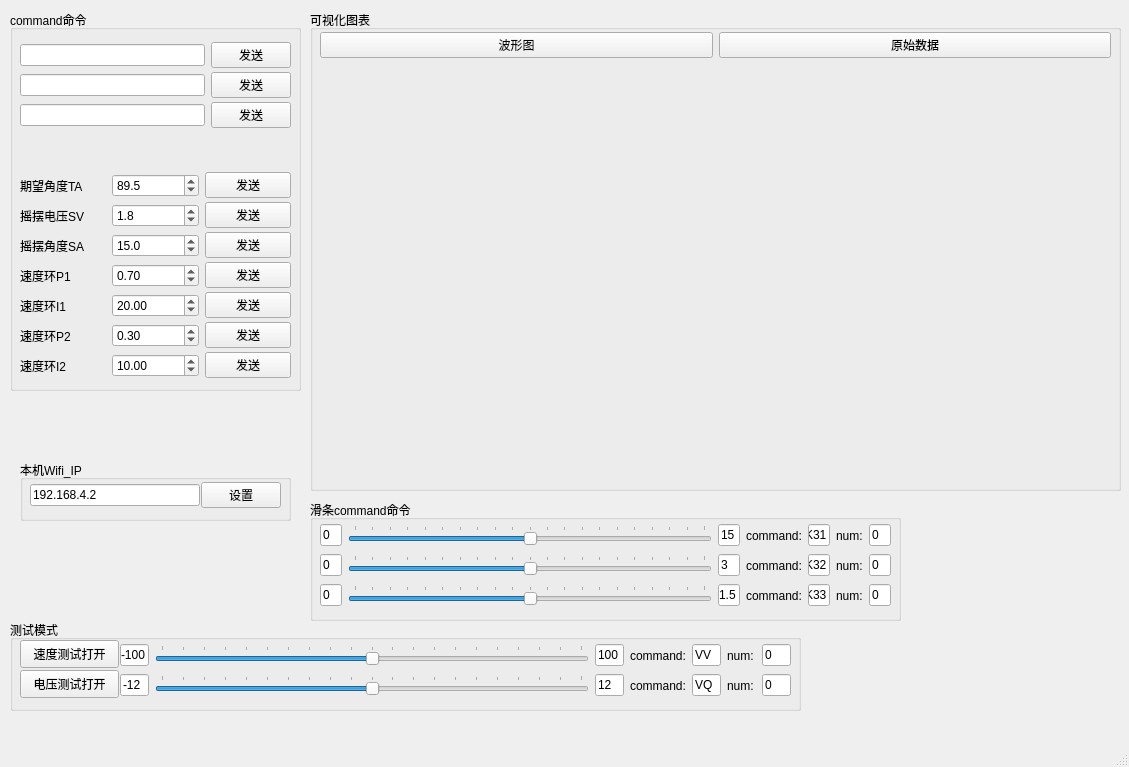
<?xml version="1.0" encoding="UTF-8"?>
<ui version="4.0">
 <class>MainWindow</class>
 <widget class="QMainWindow" name="MainWindow">
  <property name="geometry">
   <rect>
    <x>0</x>
    <y>0</y>
    <width>1129</width>
    <height>767</height>
   </rect>
  </property>
  <property name="windowTitle">
   <string>MainWindow</string>
  </property>
  <widget class="QWidget" name="centralwidget">
   <widget class="QGroupBox" name="groupBox">
    <property name="geometry">
     <rect>
      <x>20</x>
      <y>460</y>
      <width>271</width>
      <height>61</height>
     </rect>
    </property>
    <property name="title">
     <string>本机Wifi_IP</string>
    </property>
    <widget class="QWidget" name="horizontalLayoutWidget">
     <property name="geometry">
      <rect>
       <x>10</x>
       <y>20</y>
       <width>251</width>
       <height>31</height>
      </rect>
     </property>
     <layout class="QHBoxLayout" name="horizontalLayout">
      <property name="spacing">
       <number>1</number>
      </property>
      <item>
       <widget class="QLineEdit" name="wifi_IP_lineEdit">
        <property name="text">
         <string>192.168.4.2</string>
        </property>
       </widget>
      </item>
      <item>
       <widget class="QPushButton" name="wifi_config_pushButton">
        <property name="text">
         <string>设置</string>
        </property>
       </widget>
      </item>
     </layout>
    </widget>
   </widget>
   <widget class="QGroupBox" name="groupBox_2">
    <property name="geometry">
     <rect>
      <x>310</x>
      <y>10</y>
      <width>811</width>
      <height>481</height>
     </rect>
    </property>
    <property name="title">
     <string>可视化图表</string>
    </property>
    <widget class="QWidget" name="gridLayoutWidget">
     <property name="geometry">
      <rect>
       <x>10</x>
       <y>50</y>
       <width>791</width>
       <height>371</height>
      </rect>
     </property>
     <layout class="QGridLayout" name="gridLayout"/>
    </widget>
    <widget class="QWidget" name="horizontalLayoutWidget_4">
     <property name="geometry">
      <rect>
       <x>10</x>
       <y>420</y>
       <width>791</width>
       <height>51</height>
      </rect>
     </property>
     <layout class="QHBoxLayout" name="tool_layout"/>
    </widget>
    <widget class="QWidget" name="horizontalLayoutWidget_6">
     <property name="geometry">
      <rect>
       <x>10</x>
       <y>20</y>
       <width>791</width>
       <height>31</height>
      </rect>
     </property>
     <layout class="QHBoxLayout" name="tool_layout_2">
      <item>
       <widget class="QPushButton" name="wave_pushButton">
        <property name="text">
         <string>波形图</string>
        </property>
       </widget>
      </item>
      <item>
       <widget class="QPushButton" name="raw_pushButton">
        <property name="text">
         <string>原始数据</string>
        </property>
       </widget>
      </item>
     </layout>
    </widget>
   </widget>
   <widget class="QGroupBox" name="groupBox_3">
    <property name="geometry">
     <rect>
      <x>10</x>
      <y>10</y>
      <width>291</width>
      <height>381</height>
     </rect>
    </property>
    <property name="title">
     <string>command命令</string>
    </property>
    <widget class="QWidget" name="horizontalLayoutWidget_7">
     <property name="geometry">
      <rect>
       <x>10</x>
       <y>30</y>
       <width>271</width>
       <height>31</height>
      </rect>
     </property>
     <layout class="QHBoxLayout" name="horizontalLayout_1">
      <item>
       <widget class="QLineEdit" name="wifi_command_lineEdit_1"/>
      </item>
      <item>
       <widget class="QPushButton" name="wifi_command_pushButton_1">
        <property name="text">
         <string>发送</string>
        </property>
       </widget>
      </item>
     </layout>
    </widget>
    <widget class="QWidget" name="horizontalLayoutWidget_8">
     <property name="geometry">
      <rect>
       <x>10</x>
       <y>60</y>
       <width>271</width>
       <height>31</height>
      </rect>
     </property>
     <layout class="QHBoxLayout" name="horizontalLayout_2">
      <item>
       <widget class="QLineEdit" name="wifi_command_lineEdit_2"/>
      </item>
      <item>
       <widget class="QPushButton" name="wifi_command_pushButton_2">
        <property name="text">
         <string>发送</string>
        </property>
       </widget>
      </item>
     </layout>
    </widget>
    <widget class="QWidget" name="horizontalLayoutWidget_9">
     <property name="geometry">
      <rect>
       <x>10</x>
       <y>90</y>
       <width>271</width>
       <height>31</height>
      </rect>
     </property>
     <layout class="QHBoxLayout" name="horizontalLayout_3">
      <item>
       <widget class="QLineEdit" name="wifi_command_lineEdit_3"/>
      </item>
      <item>
       <widget class="QPushButton" name="wifi_command_pushButton_3">
        <property name="text">
         <string>发送</string>
        </property>
       </widget>
      </item>
     </layout>
    </widget>
    <widget class="QWidget" name="horizontalLayoutWidget_13">
     <property name="geometry">
      <rect>
       <x>10</x>
       <y>160</y>
       <width>271</width>
       <height>31</height>
      </rect>
     </property>
     <layout class="QHBoxLayout" name="horizontalLayout_17">
      <item>
       <widget class="QLabel" name="label_16">
        <property name="text">
         <string>期望角度TA</string>
        </property>
       </widget>
      </item>
      <item>
       <widget class="QDoubleSpinBox" name="TA_doubleSpinBox">
        <property name="decimals">
         <number>1</number>
        </property>
        <property name="maximum">
         <double>120.000000000000000</double>
        </property>
        <property name="singleStep">
         <double>0.500000000000000</double>
        </property>
        <property name="value">
         <double>89.500000000000000</double>
        </property>
       </widget>
      </item>
      <item>
       <widget class="QPushButton" name="TA_pushButton">
        <property name="text">
         <string>发送</string>
        </property>
       </widget>
      </item>
     </layout>
    </widget>
    <widget class="QWidget" name="horizontalLayoutWidget_12">
     <property name="geometry">
      <rect>
       <x>10</x>
       <y>190</y>
       <width>271</width>
       <height>31</height>
      </rect>
     </property>
     <layout class="QHBoxLayout" name="horizontalLayout_16">
      <item>
       <widget class="QLabel" name="label_15">
        <property name="text">
         <string>摇摆电压SV</string>
        </property>
       </widget>
      </item>
      <item>
       <widget class="QDoubleSpinBox" name="SV_doubleSpinBox">
        <property name="decimals">
         <number>1</number>
        </property>
        <property name="singleStep">
         <double>0.100000000000000</double>
        </property>
        <property name="value">
         <double>1.800000000000000</double>
        </property>
       </widget>
      </item>
      <item>
       <widget class="QPushButton" name="SV_pushButton">
        <property name="text">
         <string>发送</string>
        </property>
       </widget>
      </item>
     </layout>
    </widget>
    <widget class="QWidget" name="horizontalLayoutWidget_14">
     <property name="geometry">
      <rect>
       <x>10</x>
       <y>220</y>
       <width>271</width>
       <height>31</height>
      </rect>
     </property>
     <layout class="QHBoxLayout" name="horizontalLayout_18">
      <item>
       <widget class="QLabel" name="label_17">
        <property name="text">
         <string>摇摆角度SA</string>
        </property>
       </widget>
      </item>
      <item>
       <widget class="QDoubleSpinBox" name="SA_doubleSpinBox">
        <property name="decimals">
         <number>1</number>
        </property>
        <property name="value">
         <double>15.000000000000000</double>
        </property>
       </widget>
      </item>
      <item>
       <widget class="QPushButton" name="SA_pushButton">
        <property name="text">
         <string>发送</string>
        </property>
       </widget>
      </item>
     </layout>
    </widget>
    <widget class="QWidget" name="horizontalLayoutWidget_15">
     <property name="geometry">
      <rect>
       <x>10</x>
       <y>250</y>
       <width>271</width>
       <height>31</height>
      </rect>
     </property>
     <layout class="QHBoxLayout" name="horizontalLayout_19">
      <item>
       <widget class="QLabel" name="label_18">
        <property name="text">
         <string>速度环P1</string>
        </property>
       </widget>
      </item>
      <item>
       <widget class="QDoubleSpinBox" name="VP1_doubleSpinBox">
        <property name="singleStep">
         <double>0.100000000000000</double>
        </property>
        <property name="value">
         <double>0.700000000000000</double>
        </property>
       </widget>
      </item>
      <item>
       <widget class="QPushButton" name="VP1_pushButton">
        <property name="text">
         <string>发送</string>
        </property>
       </widget>
      </item>
     </layout>
    </widget>
    <widget class="QWidget" name="horizontalLayoutWidget_16">
     <property name="geometry">
      <rect>
       <x>10</x>
       <y>280</y>
       <width>271</width>
       <height>31</height>
      </rect>
     </property>
     <layout class="QHBoxLayout" name="horizontalLayout_20">
      <item>
       <widget class="QLabel" name="label_19">
        <property name="text">
         <string>速度环I1</string>
        </property>
       </widget>
      </item>
      <item>
       <widget class="QDoubleSpinBox" name="VI1_doubleSpinBox">
        <property name="singleStep">
         <double>0.500000000000000</double>
        </property>
        <property name="value">
         <double>20.000000000000000</double>
        </property>
       </widget>
      </item>
      <item>
       <widget class="QPushButton" name="VI1_pushButton">
        <property name="text">
         <string>发送</string>
        </property>
       </widget>
      </item>
     </layout>
    </widget>
    <widget class="QWidget" name="horizontalLayoutWidget_17">
     <property name="geometry">
      <rect>
       <x>10</x>
       <y>310</y>
       <width>271</width>
       <height>31</height>
      </rect>
     </property>
     <layout class="QHBoxLayout" name="horizontalLayout_21">
      <item>
       <widget class="QLabel" name="label_20">
        <property name="text">
         <string>速度环P2</string>
        </property>
       </widget>
      </item>
      <item>
       <widget class="QDoubleSpinBox" name="VP2_doubleSpinBox">
        <property name="singleStep">
         <double>0.100000000000000</double>
        </property>
        <property name="value">
         <double>0.300000000000000</double>
        </property>
       </widget>
      </item>
      <item>
       <widget class="QPushButton" name="VP2_pushButton">
        <property name="text">
         <string>发送</string>
        </property>
       </widget>
      </item>
     </layout>
    </widget>
    <widget class="QWidget" name="horizontalLayoutWidget_18">
     <property name="geometry">
      <rect>
       <x>10</x>
       <y>340</y>
       <width>271</width>
       <height>31</height>
      </rect>
     </property>
     <layout class="QHBoxLayout" name="horizontalLayout_22">
      <item>
       <widget class="QLabel" name="label_21">
        <property name="text">
         <string>速度环I2</string>
        </property>
       </widget>
      </item>
      <item>
       <widget class="QDoubleSpinBox" name="VI2_doubleSpinBox">
        <property name="singleStep">
         <double>0.500000000000000</double>
        </property>
        <property name="value">
         <double>10.000000000000000</double>
        </property>
       </widget>
      </item>
      <item>
       <widget class="QPushButton" name="VI2_pushButton">
        <property name="text">
         <string>发送</string>
        </property>
       </widget>
      </item>
     </layout>
    </widget>
   </widget>
   <widget class="QGroupBox" name="groupBox_4">
    <property name="geometry">
     <rect>
      <x>310</x>
      <y>500</y>
      <width>591</width>
      <height>121</height>
     </rect>
    </property>
    <property name="title">
     <string>滑条command命令</string>
    </property>
    <widget class="QWidget" name="horizontalLayoutWidget_2">
     <property name="geometry">
      <rect>
       <x>10</x>
       <y>20</y>
       <width>571</width>
       <height>31</height>
      </rect>
     </property>
     <layout class="QHBoxLayout" name="horizontalLayout_4" stretch="1,18,1,1,1,1,1">
      <item>
       <widget class="QLineEdit" name="left_lineEdit_1">
        <property name="text">
         <string>0</string>
        </property>
       </widget>
      </item>
      <item>
       <widget class="QSlider" name="horizontalSlider_1">
        <property name="minimum">
         <number>-100</number>
        </property>
        <property name="maximum">
         <number>100</number>
        </property>
        <property name="orientation">
         <enum>Qt::Horizontal</enum>
        </property>
        <property name="tickPosition">
         <enum>QSlider::TicksAbove</enum>
        </property>
        <property name="tickInterval">
         <number>10</number>
        </property>
       </widget>
      </item>
      <item>
       <widget class="QLineEdit" name="right_lineEdit_1">
        <property name="text">
         <string>15</string>
        </property>
       </widget>
      </item>
      <item>
       <widget class="QLabel" name="label">
        <property name="text">
         <string>command:</string>
        </property>
       </widget>
      </item>
      <item>
       <widget class="QLineEdit" name="command_lineEdit_1">
        <property name="text">
         <string>K31</string>
        </property>
       </widget>
      </item>
      <item>
       <widget class="QLabel" name="label_4">
        <property name="text">
         <string>num:</string>
        </property>
       </widget>
      </item>
      <item>
       <widget class="QLineEdit" name="num_lineEdit_1">
        <property name="text">
         <string>0</string>
        </property>
       </widget>
      </item>
     </layout>
    </widget>
    <widget class="QWidget" name="horizontalLayoutWidget_3">
     <property name="geometry">
      <rect>
       <x>10</x>
       <y>50</y>
       <width>571</width>
       <height>31</height>
      </rect>
     </property>
     <layout class="QHBoxLayout" name="horizontalLayout_5" stretch="1,18,1,1,1,1,1">
      <item>
       <widget class="QLineEdit" name="left_lineEdit_2">
        <property name="text">
         <string>0</string>
        </property>
       </widget>
      </item>
      <item>
       <widget class="QSlider" name="horizontalSlider_2">
        <property name="minimum">
         <number>-100</number>
        </property>
        <property name="maximum">
         <number>100</number>
        </property>
        <property name="orientation">
         <enum>Qt::Horizontal</enum>
        </property>
        <property name="tickPosition">
         <enum>QSlider::TicksAbove</enum>
        </property>
        <property name="tickInterval">
         <number>10</number>
        </property>
       </widget>
      </item>
      <item>
       <widget class="QLineEdit" name="right_lineEdit_2">
        <property name="text">
         <string>3</string>
        </property>
       </widget>
      </item>
      <item>
       <widget class="QLabel" name="label_5">
        <property name="text">
         <string>command:</string>
        </property>
       </widget>
      </item>
      <item>
       <widget class="QLineEdit" name="command_lineEdit_2">
        <property name="text">
         <string>K32</string>
        </property>
       </widget>
      </item>
      <item>
       <widget class="QLabel" name="label_6">
        <property name="text">
         <string>num:</string>
        </property>
       </widget>
      </item>
      <item>
       <widget class="QLineEdit" name="num_lineEdit_2">
        <property name="text">
         <string>0</string>
        </property>
       </widget>
      </item>
     </layout>
    </widget>
    <widget class="QWidget" name="horizontalLayoutWidget_5">
     <property name="geometry">
      <rect>
       <x>10</x>
       <y>80</y>
       <width>571</width>
       <height>31</height>
      </rect>
     </property>
     <layout class="QHBoxLayout" name="horizontalLayout_6" stretch="1,18,1,1,1,1,1">
      <item>
       <widget class="QLineEdit" name="left_lineEdit_3">
        <property name="text">
         <string>0</string>
        </property>
       </widget>
      </item>
      <item>
       <widget class="QSlider" name="horizontalSlider_3">
        <property name="minimum">
         <number>-100</number>
        </property>
        <property name="maximum">
         <number>100</number>
        </property>
        <property name="orientation">
         <enum>Qt::Horizontal</enum>
        </property>
        <property name="tickPosition">
         <enum>QSlider::TicksAbove</enum>
        </property>
        <property name="tickInterval">
         <number>10</number>
        </property>
       </widget>
      </item>
      <item>
       <widget class="QLineEdit" name="right_lineEdit_3">
        <property name="text">
         <string>1.5</string>
        </property>
       </widget>
      </item>
      <item>
       <widget class="QLabel" name="label_7">
        <property name="text">
         <string>command:</string>
        </property>
       </widget>
      </item>
      <item>
       <widget class="QLineEdit" name="command_lineEdit_3">
        <property name="text">
         <string>K33</string>
        </property>
       </widget>
      </item>
      <item>
       <widget class="QLabel" name="label_8">
        <property name="text">
         <string>num:</string>
        </property>
       </widget>
      </item>
      <item>
       <widget class="QLineEdit" name="num_lineEdit_3">
        <property name="text">
         <string>0</string>
        </property>
       </widget>
      </item>
     </layout>
    </widget>
   </widget>
   <widget class="QGroupBox" name="groupBox_5">
    <property name="geometry">
     <rect>
      <x>10</x>
      <y>620</y>
      <width>791</width>
      <height>91</height>
     </rect>
    </property>
    <property name="title">
     <string>测试模式</string>
    </property>
    <widget class="QWidget" name="horizontalLayoutWidget_11">
     <property name="geometry">
      <rect>
       <x>110</x>
       <y>50</y>
       <width>671</width>
       <height>31</height>
      </rect>
     </property>
     <layout class="QHBoxLayout" name="horizontalLayout_8" stretch="1,15,1,1,1,1,1">
      <item>
       <widget class="QLineEdit" name="left_lineEdit_5">
        <property name="text">
         <string>-12</string>
        </property>
       </widget>
      </item>
      <item>
       <widget class="QSlider" name="horizontalSlider_5">
        <property name="minimum">
         <number>-100</number>
        </property>
        <property name="maximum">
         <number>100</number>
        </property>
        <property name="orientation">
         <enum>Qt::Horizontal</enum>
        </property>
        <property name="tickPosition">
         <enum>QSlider::TicksAbove</enum>
        </property>
        <property name="tickInterval">
         <number>10</number>
        </property>
       </widget>
      </item>
      <item>
       <widget class="QLineEdit" name="right_lineEdit_5">
        <property name="text">
         <string>12</string>
        </property>
       </widget>
      </item>
      <item>
       <widget class="QLabel" name="label_3">
        <property name="text">
         <string>command:</string>
        </property>
       </widget>
      </item>
      <item>
       <widget class="QLineEdit" name="command_lineEdit_5">
        <property name="text">
         <string>VQ</string>
        </property>
       </widget>
      </item>
      <item>
       <widget class="QLabel" name="label_10">
        <property name="text">
         <string>num:</string>
        </property>
       </widget>
      </item>
      <item>
       <widget class="QLineEdit" name="num_lineEdit_5">
        <property name="text">
         <string>0</string>
        </property>
       </widget>
      </item>
     </layout>
    </widget>
    <widget class="QPushButton" name="test_pushButton_velocity">
     <property name="geometry">
      <rect>
       <x>10</x>
       <y>20</y>
       <width>99</width>
       <height>28</height>
      </rect>
     </property>
     <property name="text">
      <string>速度测试打开</string>
     </property>
    </widget>
    <widget class="QPushButton" name="test_pushButton_voltage">
     <property name="geometry">
      <rect>
       <x>10</x>
       <y>50</y>
       <width>99</width>
       <height>28</height>
      </rect>
     </property>
     <property name="text">
      <string>电压测试打开</string>
     </property>
    </widget>
    <widget class="QWidget" name="horizontalLayoutWidget_10">
     <property name="geometry">
      <rect>
       <x>110</x>
       <y>20</y>
       <width>671</width>
       <height>31</height>
      </rect>
     </property>
     <layout class="QHBoxLayout" name="horizontalLayout_7" stretch="1,15,1,1,1,1,1">
      <item>
       <widget class="QLineEdit" name="left_lineEdit_4">
        <property name="text">
         <string>-100</string>
        </property>
       </widget>
      </item>
      <item>
       <widget class="QSlider" name="horizontalSlider_4">
        <property name="minimum">
         <number>-100</number>
        </property>
        <property name="maximum">
         <number>100</number>
        </property>
        <property name="orientation">
         <enum>Qt::Horizontal</enum>
        </property>
        <property name="tickPosition">
         <enum>QSlider::TicksAbove</enum>
        </property>
        <property name="tickInterval">
         <number>10</number>
        </property>
       </widget>
      </item>
      <item>
       <widget class="QLineEdit" name="right_lineEdit_4">
        <property name="text">
         <string>100</string>
        </property>
       </widget>
      </item>
      <item>
       <widget class="QLabel" name="label_2">
        <property name="text">
         <string>command:</string>
        </property>
       </widget>
      </item>
      <item>
       <widget class="QLineEdit" name="command_lineEdit_4">
        <property name="text">
         <string>VV</string>
        </property>
       </widget>
      </item>
      <item>
       <widget class="QLabel" name="label_9">
        <property name="text">
         <string>num:</string>
        </property>
       </widget>
      </item>
      <item>
       <widget class="QLineEdit" name="num_lineEdit_4">
        <property name="text">
         <string>0</string>
        </property>
       </widget>
      </item>
     </layout>
    </widget>
   </widget>
  </widget>
  <widget class="QMenuBar" name="menubar">
   <property name="geometry">
    <rect>
     <x>0</x>
     <y>0</y>
     <width>1129</width>
     <height>26</height>
    </rect>
   </property>
  </widget>
  <widget class="QStatusBar" name="statusbar"/>
 </widget>
 <resources/>
 <connections/>
</ui>
